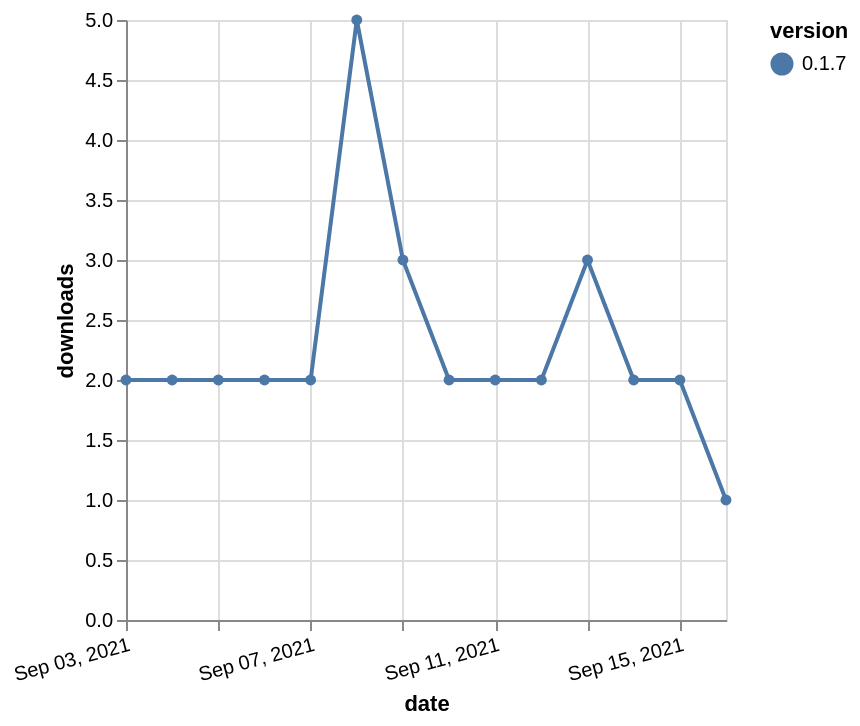

Write the Vega-Lite specification saved for this chart.
### Vega-Lite specification from a JSON file in a GitHub repository (floating-point values rounded to 4 significant figures)
{"$schema": "https://vega.github.io/schema/vega-lite/v5.json", "description": "A simple bar chart with embedded data.", "data": {"values": [{"date": "2021-09-03", "total": 7022, "delta": 2, "version": "0.1.7"}, {"date": "2021-09-04", "total": 7024, "delta": 2, "version": "0.1.7"}, {"date": "2021-09-05", "total": 7026, "delta": 2, "version": "0.1.7"}, {"date": "2021-09-06", "total": 7028, "delta": 2, "version": "0.1.7"}, {"date": "2021-09-07", "total": 7030, "delta": 2, "version": "0.1.7"}, {"date": "2021-09-08", "total": 7035, "delta": 5, "version": "0.1.7"}, {"date": "2021-09-09", "total": 7038, "delta": 3, "version": "0.1.7"}, {"date": "2021-09-10", "total": 7040, "delta": 2, "version": "0.1.7"}, {"date": "2021-09-11", "total": 7042, "delta": 2, "version": "0.1.7"}, {"date": "2021-09-12", "total": 7044, "delta": 2, "version": "0.1.7"}, {"date": "2021-09-13", "total": 7047, "delta": 3, "version": "0.1.7"}, {"date": "2021-09-14", "total": 7049, "delta": 2, "version": "0.1.7"}, {"date": "2021-09-15", "total": 7051, "delta": 2, "version": "0.1.7"}, {"date": "2021-09-16", "total": 7052, "delta": 1, "version": "0.1.7"}]}, "width": "container", "mark": {"type": "line", "point": {"filled": true}}, "encoding": {"x": {"field": "date", "type": "temporal", "timeUnit": "yearmonthdate", "title": "date", "axis": {"labelAngle": -15}}, "y": {"field": "delta", "type": "quantitative", "title": "downloads"}, "color": {"field": "version", "type": "nominal"}, "tooltip": {"field": "delta"}}}
